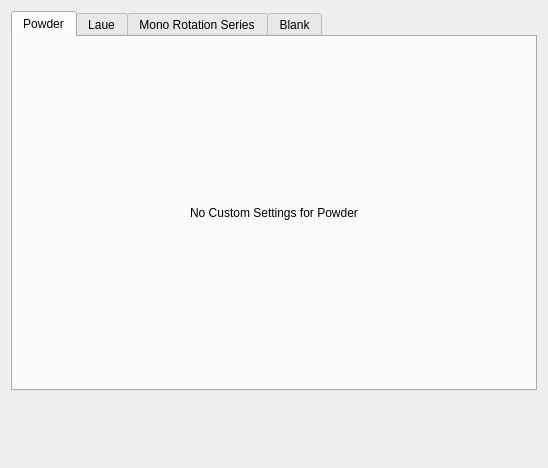
<?xml version="1.0" encoding="UTF-8"?>
<ui version="4.0">
 <class>overlay_editor</class>
 <widget class="QWidget" name="overlay_editor">
  <property name="geometry">
   <rect>
    <x>0</x>
    <y>0</y>
    <width>548</width>
    <height>468</height>
   </rect>
  </property>
  <property name="minimumSize">
   <size>
    <width>0</width>
    <height>0</height>
   </size>
  </property>
  <property name="windowTitle">
   <string>Edit Overlay</string>
  </property>
  <property name="styleSheet">
   <string notr="true">QDoubleSpinBox:disabled {background-color: LightGray;}
</string>
  </property>
  <layout class="QGridLayout" name="gridLayout">
   <item row="0" column="0" colspan="2">
    <widget class="QTabWidget" name="tab_widget">
     <property name="minimumSize">
      <size>
       <width>0</width>
       <height>380</height>
      </size>
     </property>
     <property name="currentIndex">
      <number>0</number>
     </property>
     <widget class="QWidget" name="powder_tab">
      <attribute name="title">
       <string>Powder</string>
      </attribute>
      <layout class="QVBoxLayout" name="verticalLayout">
       <item>
        <widget class="QLabel" name="label">
         <property name="text">
          <string>No Custom Settings for Powder</string>
         </property>
         <property name="alignment">
          <set>Qt::AlignCenter</set>
         </property>
        </widget>
       </item>
      </layout>
     </widget>
     <widget class="QWidget" name="laue_tab">
      <attribute name="title">
       <string>Laue</string>
      </attribute>
      <layout class="QGridLayout" name="gridLayout_2">
       <item row="0" column="1">
        <widget class="QDoubleSpinBox" name="laue_min_energy">
         <property name="keyboardTracking">
          <bool>false</bool>
         </property>
         <property name="maximum">
          <double>10000.000000000000000</double>
         </property>
         <property name="value">
          <double>5.000000000000000</double>
         </property>
        </widget>
       </item>
       <item row="3" column="0" colspan="2">
        <widget class="QGroupBox" name="calibration_crystal_group_box">
         <property name="title">
          <string>Calibration Crystal</string>
         </property>
         <layout class="QGridLayout" name="gridLayout_3">
          <item row="3" column="1">
           <widget class="QDoubleSpinBox" name="laue_cc_9">
            <property name="alignment">
             <set>Qt::AlignRight|Qt::AlignTrailing|Qt::AlignVCenter</set>
            </property>
            <property name="keyboardTracking">
             <bool>false</bool>
            </property>
            <property name="prefix">
             <string/>
            </property>
            <property name="decimals">
             <number>5</number>
            </property>
            <property name="minimum">
             <double>-10000.000000000000000</double>
            </property>
            <property name="maximum">
             <double>10000.000000000000000</double>
            </property>
            <property name="singleStep">
             <double>0.100000000000000</double>
            </property>
           </widget>
          </item>
          <item row="2" column="2">
           <widget class="QDoubleSpinBox" name="laue_cc_7">
            <property name="alignment">
             <set>Qt::AlignRight|Qt::AlignTrailing|Qt::AlignVCenter</set>
            </property>
            <property name="keyboardTracking">
             <bool>false</bool>
            </property>
            <property name="prefix">
             <string/>
            </property>
            <property name="decimals">
             <number>5</number>
            </property>
            <property name="minimum">
             <double>-10000.000000000000000</double>
            </property>
            <property name="maximum">
             <double>10000.000000000000000</double>
            </property>
            <property name="singleStep">
             <double>0.100000000000000</double>
            </property>
            <property name="value">
             <double>1.000000000000000</double>
            </property>
           </widget>
          </item>
          <item row="0" column="2">
           <widget class="QDoubleSpinBox" name="laue_cc_1">
            <property name="alignment">
             <set>Qt::AlignRight|Qt::AlignTrailing|Qt::AlignVCenter</set>
            </property>
            <property name="keyboardTracking">
             <bool>false</bool>
            </property>
            <property name="prefix">
             <string/>
            </property>
            <property name="decimals">
             <number>5</number>
            </property>
            <property name="minimum">
             <double>-10000.000000000000000</double>
            </property>
            <property name="maximum">
             <double>10000.000000000000000</double>
            </property>
            <property name="singleStep">
             <double>0.100000000000000</double>
            </property>
           </widget>
          </item>
          <item row="1" column="3">
           <widget class="QDoubleSpinBox" name="laue_cc_5">
            <property name="alignment">
             <set>Qt::AlignRight|Qt::AlignTrailing|Qt::AlignVCenter</set>
            </property>
            <property name="keyboardTracking">
             <bool>false</bool>
            </property>
            <property name="decimals">
             <number>5</number>
            </property>
            <property name="minimum">
             <double>-10000.000000000000000</double>
            </property>
            <property name="maximum">
             <double>10000.000000000000000</double>
            </property>
            <property name="singleStep">
             <double>0.100000000000000</double>
            </property>
           </widget>
          </item>
          <item row="2" column="3">
           <widget class="QDoubleSpinBox" name="laue_cc_8">
            <property name="alignment">
             <set>Qt::AlignRight|Qt::AlignTrailing|Qt::AlignVCenter</set>
            </property>
            <property name="keyboardTracking">
             <bool>false</bool>
            </property>
            <property name="prefix">
             <string/>
            </property>
            <property name="decimals">
             <number>5</number>
            </property>
            <property name="minimum">
             <double>-10000.000000000000000</double>
            </property>
            <property name="maximum">
             <double>10000.000000000000000</double>
            </property>
            <property name="singleStep">
             <double>0.100000000000000</double>
            </property>
            <property name="value">
             <double>1.000000000000000</double>
            </property>
           </widget>
          </item>
          <item row="3" column="3">
           <widget class="QDoubleSpinBox" name="laue_cc_11">
            <property name="alignment">
             <set>Qt::AlignRight|Qt::AlignTrailing|Qt::AlignVCenter</set>
            </property>
            <property name="keyboardTracking">
             <bool>false</bool>
            </property>
            <property name="prefix">
             <string/>
            </property>
            <property name="decimals">
             <number>5</number>
            </property>
            <property name="minimum">
             <double>-10000.000000000000000</double>
            </property>
            <property name="maximum">
             <double>10000.000000000000000</double>
            </property>
            <property name="singleStep">
             <double>0.100000000000000</double>
            </property>
           </widget>
          </item>
          <item row="1" column="2">
           <widget class="QDoubleSpinBox" name="laue_cc_4">
            <property name="alignment">
             <set>Qt::AlignRight|Qt::AlignTrailing|Qt::AlignVCenter</set>
            </property>
            <property name="keyboardTracking">
             <bool>false</bool>
            </property>
            <property name="decimals">
             <number>5</number>
            </property>
            <property name="minimum">
             <double>-10000.000000000000000</double>
            </property>
            <property name="maximum">
             <double>10000.000000000000000</double>
            </property>
            <property name="singleStep">
             <double>0.100000000000000</double>
            </property>
           </widget>
          </item>
          <item row="3" column="2">
           <widget class="QDoubleSpinBox" name="laue_cc_10">
            <property name="alignment">
             <set>Qt::AlignRight|Qt::AlignTrailing|Qt::AlignVCenter</set>
            </property>
            <property name="keyboardTracking">
             <bool>false</bool>
            </property>
            <property name="prefix">
             <string/>
            </property>
            <property name="decimals">
             <number>5</number>
            </property>
            <property name="minimum">
             <double>-10000.000000000000000</double>
            </property>
            <property name="maximum">
             <double>10000.000000000000000</double>
            </property>
            <property name="singleStep">
             <double>0.100000000000000</double>
            </property>
           </widget>
          </item>
          <item row="1" column="1">
           <widget class="QDoubleSpinBox" name="laue_cc_3">
            <property name="alignment">
             <set>Qt::AlignRight|Qt::AlignTrailing|Qt::AlignVCenter</set>
            </property>
            <property name="keyboardTracking">
             <bool>false</bool>
            </property>
            <property name="decimals">
             <number>5</number>
            </property>
            <property name="minimum">
             <double>-10000.000000000000000</double>
            </property>
            <property name="maximum">
             <double>10000.000000000000000</double>
            </property>
            <property name="singleStep">
             <double>0.100000000000000</double>
            </property>
           </widget>
          </item>
          <item row="2" column="1">
           <widget class="QDoubleSpinBox" name="laue_cc_6">
            <property name="alignment">
             <set>Qt::AlignRight|Qt::AlignTrailing|Qt::AlignVCenter</set>
            </property>
            <property name="keyboardTracking">
             <bool>false</bool>
            </property>
            <property name="prefix">
             <string/>
            </property>
            <property name="suffix">
             <string/>
            </property>
            <property name="decimals">
             <number>5</number>
            </property>
            <property name="minimum">
             <double>-10000.000000000000000</double>
            </property>
            <property name="maximum">
             <double>10000.000000000000000</double>
            </property>
            <property name="singleStep">
             <double>0.100000000000000</double>
            </property>
            <property name="value">
             <double>1.000000000000000</double>
            </property>
           </widget>
          </item>
          <item row="0" column="1">
           <widget class="QDoubleSpinBox" name="laue_cc_0">
            <property name="alignment">
             <set>Qt::AlignRight|Qt::AlignTrailing|Qt::AlignVCenter</set>
            </property>
            <property name="keyboardTracking">
             <bool>false</bool>
            </property>
            <property name="prefix">
             <string/>
            </property>
            <property name="decimals">
             <number>5</number>
            </property>
            <property name="minimum">
             <double>-10000.000000000000000</double>
            </property>
            <property name="maximum">
             <double>10000.000000000000000</double>
            </property>
            <property name="singleStep">
             <double>0.100000000000000</double>
            </property>
           </widget>
          </item>
          <item row="0" column="3">
           <widget class="QDoubleSpinBox" name="laue_cc_2">
            <property name="alignment">
             <set>Qt::AlignRight|Qt::AlignTrailing|Qt::AlignVCenter</set>
            </property>
            <property name="keyboardTracking">
             <bool>false</bool>
            </property>
            <property name="prefix">
             <string/>
            </property>
            <property name="decimals">
             <number>5</number>
            </property>
            <property name="minimum">
             <double>-10000.000000000000000</double>
            </property>
            <property name="maximum">
             <double>10000.000000000000000</double>
            </property>
            <property name="singleStep">
             <double>0.100000000000000</double>
            </property>
           </widget>
          </item>
          <item row="0" column="0">
           <widget class="QLabel" name="label_2">
            <property name="text">
             <string>Orientation:</string>
            </property>
            <property name="alignment">
             <set>Qt::AlignRight|Qt::AlignTrailing|Qt::AlignVCenter</set>
            </property>
           </widget>
          </item>
          <item row="1" column="0">
           <widget class="QLabel" name="label_3">
            <property name="text">
             <string>Position:</string>
            </property>
            <property name="alignment">
             <set>Qt::AlignRight|Qt::AlignTrailing|Qt::AlignVCenter</set>
            </property>
           </widget>
          </item>
          <item row="2" column="0" rowspan="2">
           <widget class="QLabel" name="label_4">
            <property name="text">
             <string>Inverse Stretch:</string>
            </property>
            <property name="alignment">
             <set>Qt::AlignRight|Qt::AlignTrailing|Qt::AlignVCenter</set>
            </property>
           </widget>
          </item>
         </layout>
        </widget>
       </item>
       <item row="1" column="1">
        <widget class="QDoubleSpinBox" name="laue_max_energy">
         <property name="keyboardTracking">
          <bool>false</bool>
         </property>
         <property name="maximum">
          <double>10000.000000000000000</double>
         </property>
         <property name="value">
          <double>35.000000000000000</double>
         </property>
        </widget>
       </item>
       <item row="1" column="0">
        <widget class="QLabel" name="laue_max_energy_label">
         <property name="text">
          <string>Max Energy:</string>
         </property>
        </widget>
       </item>
       <item row="0" column="0">
        <widget class="QLabel" name="laue_min_energy_label">
         <property name="text">
          <string>Min Energy:</string>
         </property>
        </widget>
       </item>
       <item row="2" column="0" colspan="2">
        <widget class="QGroupBox" name="ranges_group_box">
         <property name="title">
          <string>Widths</string>
         </property>
         <layout class="QGridLayout" name="gridLayout_4">
          <item row="2" column="1">
           <widget class="QLabel" name="laue_eta_width_label">
            <property name="enabled">
             <bool>false</bool>
            </property>
            <property name="text">
             <string>η</string>
            </property>
            <property name="alignment">
             <set>Qt::AlignRight|Qt::AlignTrailing|Qt::AlignVCenter</set>
            </property>
           </widget>
          </item>
          <item row="1" column="1">
           <widget class="QLabel" name="laue_tth_width_label">
            <property name="enabled">
             <bool>false</bool>
            </property>
            <property name="text">
             <string>2θ</string>
            </property>
            <property name="alignment">
             <set>Qt::AlignRight|Qt::AlignTrailing|Qt::AlignVCenter</set>
            </property>
           </widget>
          </item>
          <item row="1" column="0">
           <widget class="QCheckBox" name="laue_enable_widths">
            <property name="text">
             <string>Enable Widths</string>
            </property>
           </widget>
          </item>
          <item row="1" column="2">
           <widget class="QDoubleSpinBox" name="laue_tth_width">
            <property name="enabled">
             <bool>false</bool>
            </property>
            <property name="suffix">
             <string>°</string>
            </property>
            <property name="decimals">
             <number>3</number>
            </property>
            <property name="maximum">
             <double>180.000000000000000</double>
            </property>
            <property name="value">
             <double>0.050000000000000</double>
            </property>
           </widget>
          </item>
          <item row="2" column="2">
           <widget class="QDoubleSpinBox" name="laue_eta_width">
            <property name="enabled">
             <bool>false</bool>
            </property>
            <property name="suffix">
             <string>°</string>
            </property>
            <property name="decimals">
             <number>3</number>
            </property>
            <property name="maximum">
             <double>180.000000000000000</double>
            </property>
            <property name="value">
             <double>5.000000000000000</double>
            </property>
           </widget>
          </item>
         </layout>
        </widget>
       </item>
      </layout>
     </widget>
     <widget class="QWidget" name="mono_rotation_series_tab">
      <attribute name="title">
       <string>Mono Rotation Series</string>
      </attribute>
     </widget>
     <widget class="QWidget" name="blank_tab">
      <attribute name="title">
       <string>Blank</string>
      </attribute>
     </widget>
    </widget>
   </item>
   <item row="1" column="0" colspan="2">
    <spacer name="verticalSpacer">
     <property name="orientation">
      <enum>Qt::Vertical</enum>
     </property>
     <property name="sizeHint" stdset="0">
      <size>
       <width>20</width>
       <height>40</height>
      </size>
     </property>
    </spacer>
   </item>
  </layout>
 </widget>
 <tabstops>
  <tabstop>tab_widget</tabstop>
  <tabstop>laue_min_energy</tabstop>
  <tabstop>laue_max_energy</tabstop>
  <tabstop>laue_enable_widths</tabstop>
  <tabstop>laue_tth_width</tabstop>
  <tabstop>laue_eta_width</tabstop>
  <tabstop>laue_cc_0</tabstop>
  <tabstop>laue_cc_1</tabstop>
  <tabstop>laue_cc_2</tabstop>
  <tabstop>laue_cc_3</tabstop>
  <tabstop>laue_cc_4</tabstop>
  <tabstop>laue_cc_5</tabstop>
  <tabstop>laue_cc_6</tabstop>
  <tabstop>laue_cc_7</tabstop>
  <tabstop>laue_cc_8</tabstop>
  <tabstop>laue_cc_9</tabstop>
  <tabstop>laue_cc_10</tabstop>
  <tabstop>laue_cc_11</tabstop>
 </tabstops>
 <resources/>
 <connections/>
</ui>
